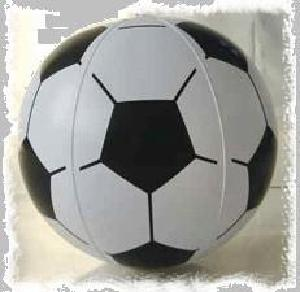
#> input picture Assignment dataset/train/Soccer_Ball/image_0011.jpg, 300 x 292 px; its folder holds only this picture in this run
$ python main.py
#> lines starting #> are read from the running program, lines starting #| are printed output that depends on the picture
import numpy as np
import matplotlib.pyplot as plt
from sklearn import svm
import os
import cv2
from skimage.io import imread
from skimage.transform import resize
from skimage.feature import hog
from sklearn.model_selection import train_test_split
from sklearn.metrics import accuracy_score


train_folder = "Assignment dataset/train"
test_folder= "Assignment dataset/test"


x_train = []
y_train = []


classes_of_train = os.listdir(train_folder)
for class_name in classes_of_train:
    class_path = os.path.join(train_folder, class_name)
    for img_name in os.listdir(class_path):
        img_path = os.path.join(class_path, img_name)
        img = cv2.imread(img_path, cv2.IMREAD_GRAYSCALE)
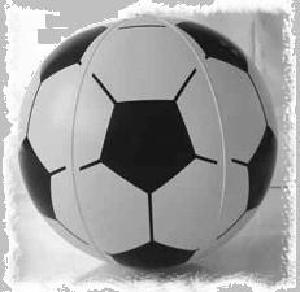
#> img: shape (292, 300); min 0, max 255, mean 160.2
        resized_img = cv2.resize(img, (128, 64))
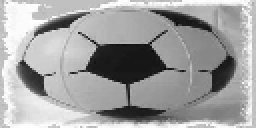
#> resized_img: shape (64, 128) (shown 2 times larger); min 4, max 255, mean 160.2
        hog_features = hog(resized_img, orientations=9, pixels_per_cell=(8, 8), cells_per_block=(2, 2), block_norm='L2-Hys')
#> hog_features = 3780 values, max 0.703 at index 1336, min 0 at index 71, mean 0.114
        x_train.append(hog_features)
        y_train.append(class_name)
#> pass 2 of the loop `for class_name in classes_of_train:`:
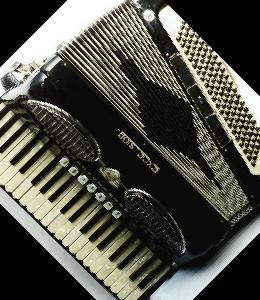
#> input picture Assignment dataset/train/accordian/image_0001.jpg, 260 x 300 px
#> `img = cv2.imread(img_path, cv2.IMREAD_GRAYSCALE)`:
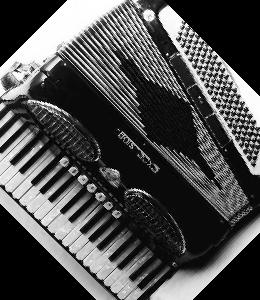
#> img: shape (300, 260); min 0, max 255, mean 77.7
#> `resized_img = cv2.resize(img, (128, 64))`:
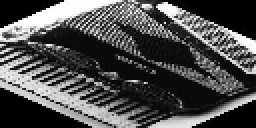
#> resized_img: shape (64, 128) (shown 2 times larger); min 0, max 255, mean 77.6
#> hog_features = 3780 values, max 0.704 at index 3253, min 0 at index 0, mean 0.126


x_train = np.array(x_train)
y_train = np.array(y_train)


x_test = []
y_test = []

#> (the run stopped early here; a loop or call above may not have finished)
